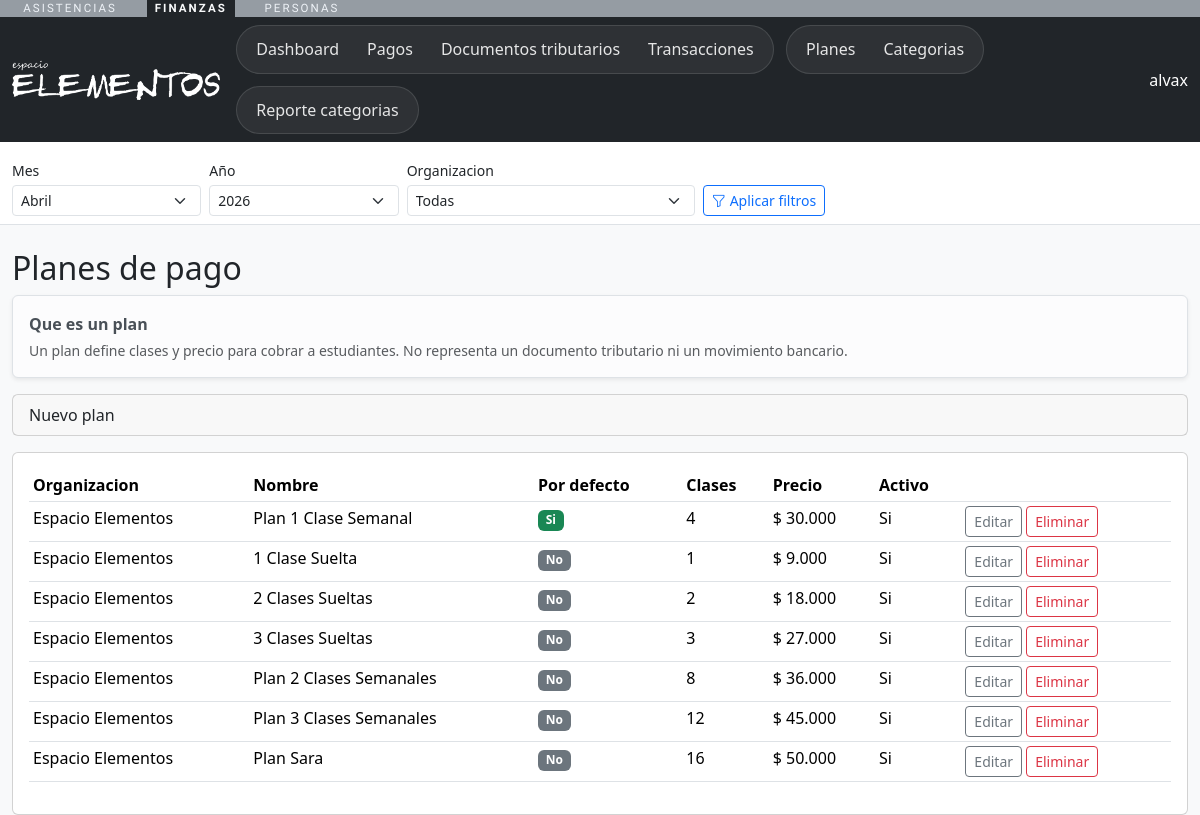
The app's page /finanzas/planes/ (signed in), older data.
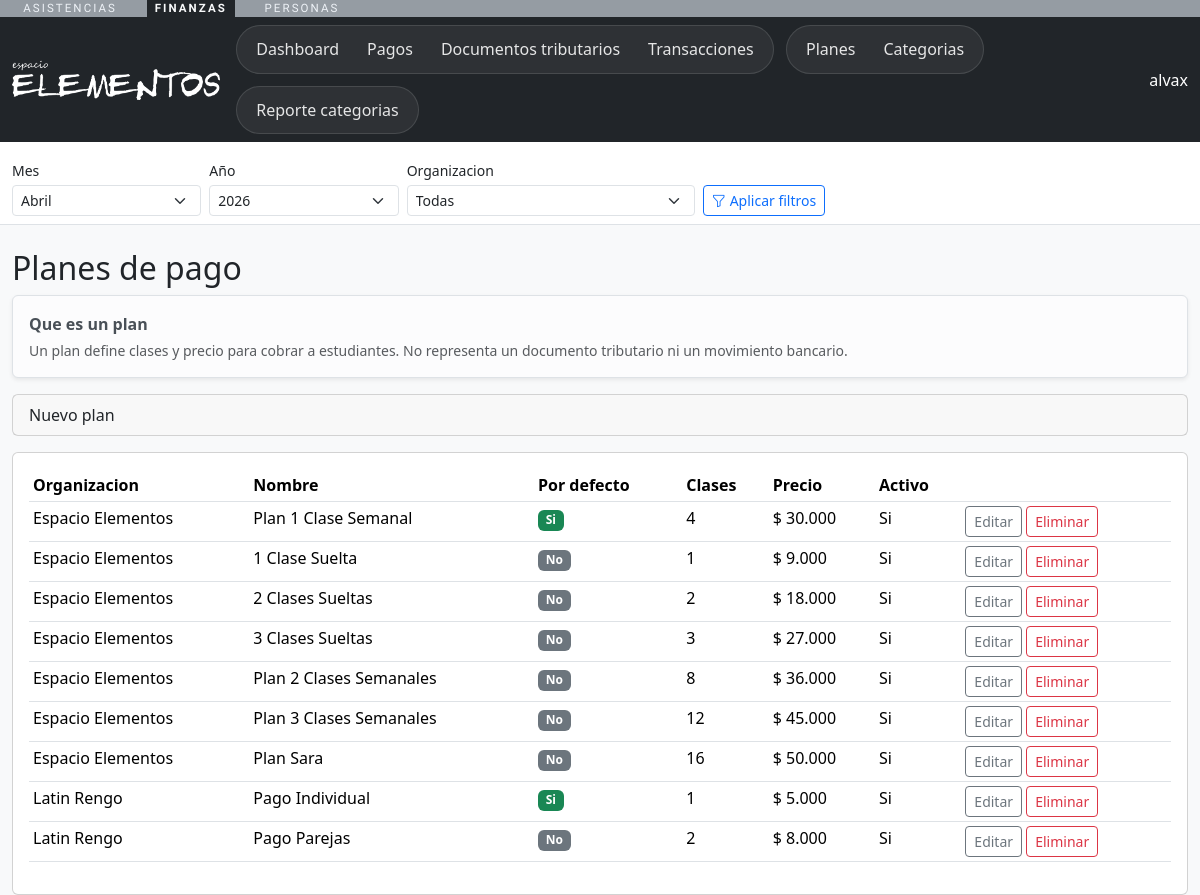
The same page, newer data.
### finanzas/models.py (models this page shows, shortened)
class TimeStampedModel(models.Model):
    creado_en = models.DateTimeField(auto_now_add=True)
    actualizado_en = models.DateTimeField(auto_now=True)
    class Meta:
        abstract = True

class PaymentPlan(TimeStampedModel):
    organizacion = models.ForeignKey(
        "personas.Organizacion",
        on_delete=models.CASCADE,
        related_name="planes_pago",
    )
    nombre = models.CharField(max_length=150)
    num_clases = models.PositiveIntegerField(default=1)
    precio = models.DecimalField(max_digits=12, decimal_places=2)
    precio_incluye_iva = models.BooleanField(default=False)
    es_por_defecto = models.BooleanField(default=False)
    fecha_inicio = models.DateField(null=True, blank=True)
    fecha_fin = models.DateField(null=True, blank=True)
    descripcion = models.TextField(blank=True)
    activo = models.BooleanField(default=True)
    class Meta:
        verbose_name = "Plan de pago"
        verbose_name_plural = "Planes de pago"
        ordering = ["organizacion__nombre", "nombre"]
        db_table = "finanzas_paymentplan"
        unique_together = ("organizacion", "nombre")

### personas/models.py (models this page shows)
class Organizacion(models.Model):
    nombre = models.CharField(max_length=255)
    razon_social = models.CharField(max_length=255, blank=True)
    rut = models.CharField(max_length=20, unique=True)
    es_exenta_iva = models.BooleanField(
        default=False,
        help_text="Marcar si la organizacion aplica exencion de IVA (Ley 21.622).",
    )
    email_contacto = models.EmailField(blank=True)
    telefono_contacto = models.CharField(max_length=50, blank=True)
    sitio_web = models.URLField(blank=True)
    direccion = models.CharField(max_length=255, blank=True)
    creada_en = models.DateTimeField(auto_now_add=True)
    actualizada_en = models.DateTimeField(auto_now=True)
    class Meta:
        verbose_name = "Organizacion"
        verbose_name_plural = "Organizaciones"
        ordering = ["nombre"]
        db_table = "organizaciones_organizacion"
    def __str__(self) -> str:
        return self.nombre

### finanzas/views.py (the view)
# urls.py: path("planes/", views.planes_list, name="planes_list"),
@admin_finanzas_required
def planes_list(request):
    context = _base_context(request)
    organizacion = _organizacion_desde_request(request)
    planes_qs = PaymentPlan.objects.select_related("organizacion").order_by(
        "organizacion__nombre",
        "-es_por_defecto",
        "nombre",
    )
    if organizacion:
        planes_qs = planes_qs.filter(organizacion=organizacion)
    form = PaymentPlanForm(request.POST or None)
    if request.method == "POST" and form.is_valid():
        form.save()
        messages.success(request, "Plan de pago creado.")
        return _redirect_with_query(request, "finanzas:planes_list")
    context.update(
        {
            "planes": planes_qs,
            "form": form,
            "edit_form": None,
            "editing_plan_id": None,
            "ayuda_seccion": _ayuda_finanzas("planes"),
        }
    )
    return render(request, "finanzas/planes_list.html", context)

### finanzas/forms.py
class PaymentPlanForm(forms.ModelForm):
    class Meta:
        model = PaymentPlan
        fields = [
            "organizacion",
            "nombre",
            "num_clases",
            "precio",
            "precio_incluye_iva",
            "es_por_defecto",
            "fecha_inicio",
            "fecha_fin",
            "descripcion",
            "activo",
        ]
        widgets = {
            "fecha_inicio": forms.DateInput(attrs={"type": "date"}),
            "fecha_fin": forms.DateInput(attrs={"type": "date"}),
            "descripcion": forms.Textarea(attrs={"rows": 2}),
        }

### asistencias/views.py (called while the page is built)
def _nav_context(request):
    persona = getattr(request.user, "persona", None)
    roles = []
    if persona:
        roles = list(persona.roles.filter(activo=True).values_list("rol__codigo", flat=True))
    return {"persona": persona, "roles_usuario": roles}

def _organizacion_desde_request(request):
    org_id = request.GET.get("organizacion")
    if not org_id:
        return None
    return Organizacion.objects.filter(pk=org_id).first()

### finanzas/templates/finanzas/planes_list.html (shortened to what the changed rows need)
{% extends "finanzas/base_finanzas.html" %}
{% load finanzas_format %}
{% block content %}
<div class="mt-4">
  <h2>Planes de pago</h2>
  <div class="card">
    <div class="card-body table-responsive">
      <table class="table table-sm">
        <thead>
          <tr>
            <th>Organizacion</th>
            <th>Nombre</th>
            <th>Por defecto</th>
            <th>Clases</th>
            <th>Precio</th>
            <th>Activo</th>
            <th></th>
          </tr>
        </thead>
        <tbody>
          {% for plan in planes %}
          {% if editing_plan_id == plan.pk and edit_form %}
          <tr>
            <td colspan="7" class="bg-light">
              <form method="post" action="{% url 'finanzas:plan_edit' plan.pk %}?{{ request.GET.urlencode }}">
                {% csrf_token %}
                <div class="row g-2 align-items-end">
                  <div class="col-md-3">
                    <label class="form-label small">{{ edit_form.organizacion.label }}</label>
                    {{ edit_form.organizacion }}
                    {% if edit_form.organizacion.errors %}<div class="text-danger small">{{ edit_form.organizacion.errors|join:", " }}</div>{% endif %}
                  </div>
                  <div class="col-md-3">
                    <label class="form-label small">{{ edit_form.nombre.label }}</label>
                    {{ edit_form.nombre }}
                    {% if edit_form.nombre.errors %}<div class="text-danger small">{{ edit_form.nombre.errors|join:", " }}</div>{% endif %}
                  </div>
                  <div class="col-md-2">
                    <label class="form-label small">{{ edit_form.num_clases.label }}</label>
                    {{ edit_form.num_clases }}
                    {% if edit_form.num_clases.errors %}<div class="text-danger small">{{ edit_form.num_clases.errors|join:", " }}</div>{% endif %}
                  </div>
                  <div class="col-md-2">
                    <label class="form-label small">{{ edit_form.precio.label }}</label>
                    {{ edit_form.precio }}
                    {% if edit_form.precio.errors %}<div class="text-danger small">{{ edit_form.precio.errors|join:", " }}</div>{% endif %}
                  </div>
                  <div class="col-md-2">
                    <label class="form-label small d-block">{{ edit_form.es_por_defecto.label }}</label>
                    <div class="form-check mt-2">
                      {{ edit_form.es_por_defecto }}
                    </div>
                    {% if edit_form.es_por_defecto.errors %}<div class="text-danger small">{{ edit_form.es_por_defecto.errors|join:", " }}</div>{% endif %}
                  </div>
                  <div class="col-md-2">
                    <label class="form-label small d-block">{{ edit_form.precio_incluye_iva.label }}</label>
                    <div class="form-check mt-2">
                      {{ edit_form.precio_incluye_iva }}
                    </div>
                    {% if edit_form.precio_incluye_iva.errors %}<div class="text-danger small">{{ edit_form.precio_incluye_iva.errors|join:", " }}</div>{% endif %}
                  </div>
                  <div class="col-md-2">
                    <label class="form-label small">{{ edit_form.fecha_inicio.label }}</label>
                    {{ edit_form.fecha_inicio }}
                    {% if edit_form.fecha_inicio.errors %}<div class="text-danger small">{{ edit_form.fecha_inicio.errors|join:", " }}</div>{% endif %}
                  </div>
                  <div class="col-md-2">
                    <label class="form-label small">{{ edit_form.fecha_fin.label }}</label>
                    {{ edit_form.fecha_fin }}
                    {% if edit_form.fecha_fin.errors %}<div class="text-danger small">{{ edit_form.fecha_fin.errors|join:", " }}</div>{% endif %}
                  </div>
                  <div class="col-md-2">
                    <label class="form-label small d-block">{{ edit_form.activo.label }}</label>
                    <div class="form-check mt-2">
                      {{ edit_form.activo }}
                    </div>
                    {% if edit_form.activo.errors %}<div class="text-danger small">{{ edit_form.activo.errors|join:", " }}</div>{% endif %}
                  </div>
                  <div class="col-md-8">
                    <label class="form-label small">{{ edit_form.descripcion.label }}</label>
                    {{ edit_form.descripcion }}
                    {% if edit_form.descripcion.errors %}<div class="text-danger small">{{ edit_form.descripcion.errors|join:", " }}</div>{% endif %}
                  </div>
                </div>
                {% if edit_form.non_field_errors %}
                <div class="alert alert-danger py-2 mt-3 mb-0">
                  {% for error in edit_form.non_field_errors %}
                    <div>{{ error }}</div>
                  {% endfor %}
                </div>
                {% endif %}
                <div class="d-flex gap-2 mt-3">
                  <button class="btn btn-sm btn-success" type="submit">Guardar cambios</button>
                  <a class="btn btn-sm btn-outline-secondary" href="{% url 'finanzas:planes_list' %}?{{ request.GET.urlencode }}">Cancelar</a>
                </div>
              </form>
            </td>
          </tr>
          {% else %}
          <tr>
            <td>{{ plan.organizacion.nombre }}</td>
            <td>{{ plan.nombre }}</td>
            <td>
              {% if plan.es_por_defecto %}
              <span class="badge text-bg-success">Si</span>
              {% else %}
              <span class="badge text-bg-secondary">No</span>
              {% endif %}
            </td>
            <td>{{ plan.num_clases }}</td>
            <td>{{ plan.precio|clp }}</td>
            <td>{% if plan.activo %}Si{% else %}No{% endif %}</td>
            <td class="text-nowrap">
              <a class="btn btn-sm btn-outline-secondary" href="{% url 'finanzas:plan_edit' plan.pk %}?{{ request.GET.urlencode }}">Editar</a>
              <a class="btn btn-sm btn-outline-danger" href="{% url 'finanzas:plan_delete' plan.pk %}?{{ request.GET.urlencode }}">Eliminar</a>
            </td>
          </tr>
          {% endif %}
          {% empty %}
          <tr><td colspan="7" class="text-center text-muted">Sin planes registrados.</td></tr>
          {% endfor %}
        </tbody>
      </table>
    </div>
  </div>
</div>
{% endblock %}

Row changes from the older to the newer data that the page shows:
added PaymentPlan: organizacion.nombre "Latin Rengo", nombre "Pago Individual", es_por_defecto "Si", num_clases "1", precio|clp "$ 5.000", activo "Si"
added PaymentPlan: organizacion.nombre "Latin Rengo", nombre "Pago Parejas", es_por_defecto "No", num_clases "2", precio|clp "$ 8.000", activo "Si"
